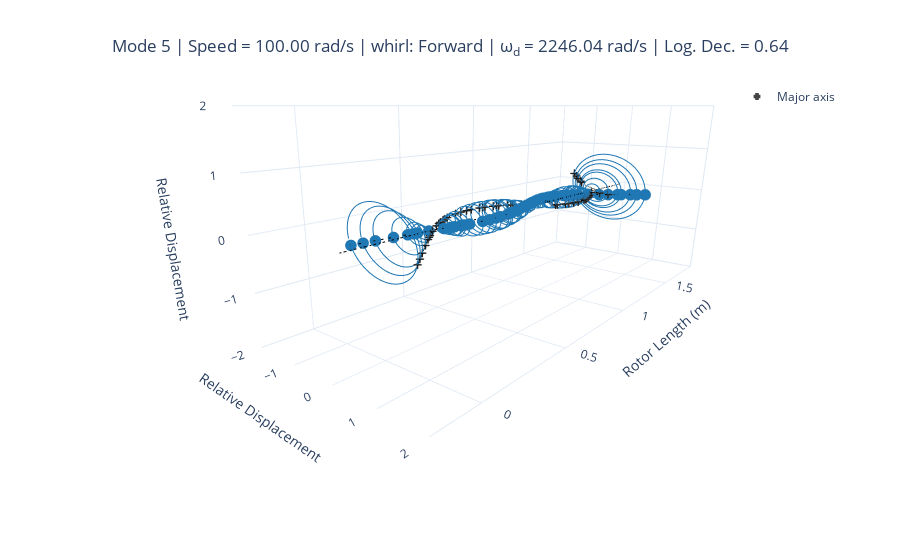

Notebook code for this chart:
### Markdown cell above
#### Plotting 3D view

Use the command `.plot_mode_3d(mode)`.

### Code cell
mode = 5
modal.plot_mode_3d(mode)
